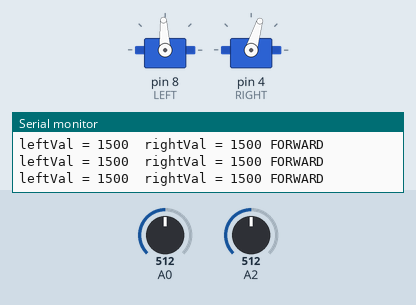
The sketch below on a simulated Arduino Uno, built with avr-gcc and run on an emulated ATmega328P. On the bench: 2 × servo, the last lines printed to the serial monitor. Inputs (shaded band) come from the test bench; at power-on: A0 = 512, A2 = 512.

Above: at 1.3 s.
1.4 s: A0 set to 0
At 1.9 s:
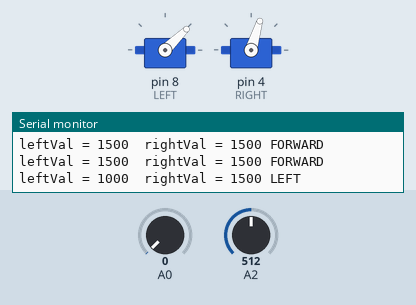
3.0 s: A2 set to 13
4.5 s: A2 set to 10
At 5.7 s:
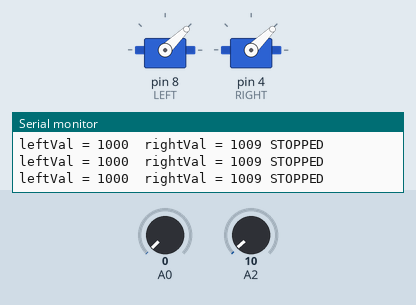
6.0 s: A0 set to 10
7.5 s: A0 set to 13
At 8.2 s:
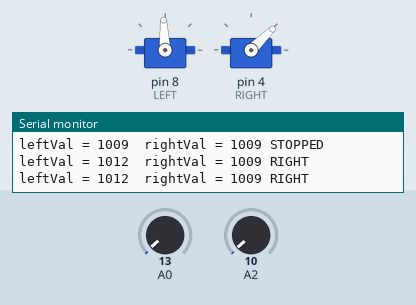
9.0 s: A2 set to 122
At 9.5 s:
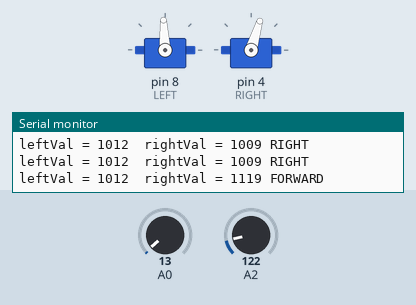
Timing chart, 0 to 11.5 s (numbered marks = the images above; inputs shaded):
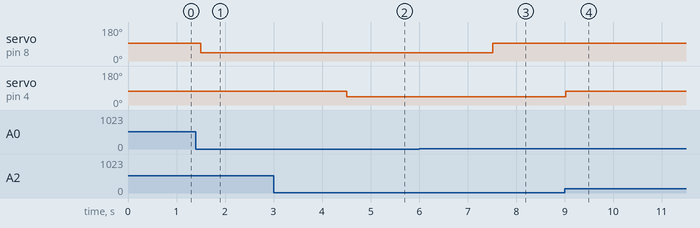

Measured:
- the behaviour switches between 12 and 11 on A2 (found by bisection; images 1 and 2)
- the behaviour switches between 11 and 12 on A0 (found by bisection; images 2 and 3)
- after the input at 1.4 s, servo on pin 8 (LEFT): 93° → 44° after 0.10 s
- after the input at 4.5 s, servo on pin 4 (RIGHT): 73° → 44° at once
- after the input at 7.5 s, servo on pin 8 (LEFT): 44° → 93° at once
- after the input at 9.0 s, servo on pin 4 (RIGHT): 44° → 73° at once

The sketch:

RCboat.ino
```cpp
#include<Servo.h>
#define MOTOROFF 1000
#define MOTORONRIGHT 1300
#define MOTORONLEFT 1500

Servo LEFT; // left motor
Servo RIGHT; // right motor

void setup() {
  LEFT.attach(8);
  RIGHT.attach(4);
  LEFT.writeMicroseconds(1000);
  RIGHT.writeMicroseconds(1000);
  Serial.begin(9600);
}

void loop() {
  int leftVal;
  int rightVal;
  int leftOn;
  int rightOn;


  leftVal = analogRead(A0);
  rightVal = analogRead(A2);

  leftVal = map(leftVal, 0, 1023, 1000, 2000);
  rightVal = map(rightVal, 0, 1023, 1000, 2000);

  if(leftVal > 1010 && rightVal > 1010) // FORWARD
  {
    LEFT.writeMicroseconds(MOTORONLEFT);
    //delay(100);
    RIGHT.writeMicroseconds(MOTORONRIGHT);
    Serial.print("leftVal = ");
    Serial.print(leftVal);
    Serial.print("  rightVal = ");
    Serial.print(rightVal);
    Serial.println(" FORWARD");
  }
  else if (leftVal < 1010 && rightVal > 1010) //LEFT TURN
  {
    LEFT.writeMicroseconds(MOTOROFF);
    //delay(100);
    RIGHT.writeMicroseconds(MOTORONRIGHT);
    Serial.print("leftVal = ");
    Serial.print(leftVal);
    Serial.print("  rightVal = ");
    Serial.print(rightVal);
    Serial.println(" LEFT");
  }
  else if (leftVal > 1010 && rightVal < 1010) // RIGHT TURN
  {
    LEFT.writeMicroseconds(MOTORONLEFT);
    //delay(100);
    RIGHT.writeMicroseconds(MOTOROFF);
    Serial.print("leftVal = ");
    Serial.print(leftVal);
    Serial.print("  rightVal = ");
    Serial.print(rightVal);
    Serial.println(" RIGHT");
  }
  else // STOPPED
  {
    LEFT.writeMicroseconds(MOTOROFF);
    //delay(100);
    RIGHT.writeMicroseconds(MOTOROFF);
    Serial.print("leftVal = ");
    Serial.print(leftVal);
    Serial.print("  rightVal = ");
    Serial.print(rightVal);
    Serial.println(" STOPPED");
  }

  //Serial.print("leftOn = ");
  //Serial.print(leftOn);
  //Serial.print("  rightOn = ");
  //Serial.println(rightOn);

  delay(500);


}
```
